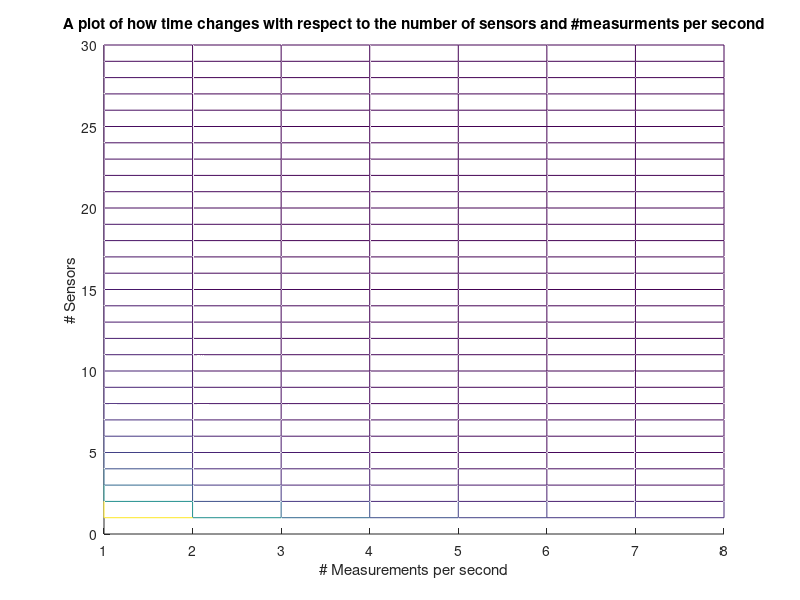

The MATLAB script that drew this image:
function nrReq = spintime

beamwidth=0.25; % [m] at 2.8m from the sensor
time=zeros(30,8);
nrReq=zeros(8,1);

%angle between the sensors
for nrmeasurements=1:8
    counter = 0;
    for nrsensors=1:30
        angle = 2*pi/nrsensors;

        %circle sector or the edge of what we want to scan
        totaldistance=angle*2.8;

        %how many steps it will require before we scanned the entire intermediate
        %angle
        nrsteps = totaldistance/beamwidth;

        % nrmeasurements is how many measurements you do per second
        % ergo time required to sweep entire distance between sensors is equal to
        % how many steps you have divided by how many steps you do per second
        % resulting in only time as a unit left.
        time(nrsensors,nrmeasurements) = nrsteps/nrmeasurements;
        if time(nrsensors,nrmeasurements)<=1 && counter ==0
            nrReq(nrmeasurements)=nrsensors;
            counter=1;
        end
    end
end
hold on;
mesh(time);
title('A plot of how time changes with respect to the number of sensors and #measurments per second')
ylabel('# Sensors')
xlabel('# Measurements per second')
zlabel(' Sweep time per measurement frequency')

end